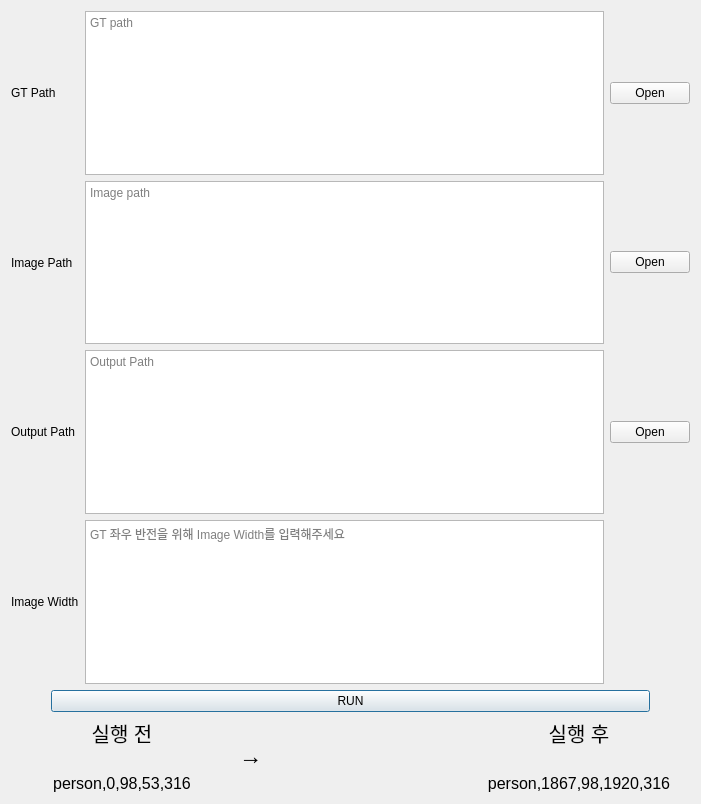
<?xml version="1.0" encoding="UTF-8"?>
<ui version="4.0">
 <class>Dialog_DataFlip</class>
 <widget class="QDialog" name="Dialog_DataFlip">
  <property name="enabled">
   <bool>true</bool>
  </property>
  <property name="geometry">
   <rect>
    <x>0</x>
    <y>0</y>
    <width>701</width>
    <height>804</height>
   </rect>
  </property>
  <property name="windowTitle">
   <string>Flip_Dialog</string>
  </property>
  <property name="modal">
   <bool>false</bool>
  </property>
  <layout class="QGridLayout" name="gridLayout_3">
   <item row="0" column="0" colspan="3">
    <layout class="QGridLayout" name="gridLayout">
     <item row="0" column="0">
      <widget class="QLabel" name="image_label">
       <property name="text">
        <string>GT Path</string>
       </property>
      </widget>
     </item>
     <item row="1" column="1">
      <widget class="QTextEdit" name="image_textEdit">
       <property name="focusPolicy">
        <enum>Qt::NoFocus</enum>
       </property>
       <property name="placeholderText">
        <string>Image path</string>
       </property>
      </widget>
     </item>
     <item row="0" column="1">
      <widget class="QTextEdit" name="gt_textEdit">
       <property name="focusPolicy">
        <enum>Qt::NoFocus</enum>
       </property>
       <property name="placeholderText">
        <string>GT path</string>
       </property>
      </widget>
     </item>
     <item row="2" column="0">
      <widget class="QLabel" name="output_label">
       <property name="text">
        <string>Output Path</string>
       </property>
      </widget>
     </item>
     <item row="2" column="1">
      <widget class="QTextEdit" name="output_textEdit">
       <property name="focusPolicy">
        <enum>Qt::NoFocus</enum>
       </property>
       <property name="placeholderText">
        <string>Output Path</string>
       </property>
      </widget>
     </item>
     <item row="3" column="0">
      <widget class="QLabel" name="image_width_label">
       <property name="toolTip">
        <string>Image Width</string>
       </property>
       <property name="text">
        <string>Image Width</string>
       </property>
      </widget>
     </item>
     <item row="1" column="2">
      <widget class="QPushButton" name="image_fileOpen">
       <property name="focusPolicy">
        <enum>Qt::NoFocus</enum>
       </property>
       <property name="text">
        <string>Open</string>
       </property>
      </widget>
     </item>
     <item row="3" column="1">
      <widget class="QTextEdit" name="image_width_textEdit">
       <property name="placeholderText">
        <string>GT 좌우 반전을 위해 Image Width를 입력해주세요</string>
       </property>
      </widget>
     </item>
     <item row="1" column="0">
      <widget class="QLabel" name="gt_label">
       <property name="text">
        <string>Image Path</string>
       </property>
      </widget>
     </item>
     <item row="0" column="2">
      <widget class="QPushButton" name="gt_fileOpen">
       <property name="focusPolicy">
        <enum>Qt::NoFocus</enum>
       </property>
       <property name="text">
        <string>Open</string>
       </property>
      </widget>
     </item>
     <item row="2" column="2">
      <widget class="QPushButton" name="output_fileOpen">
       <property name="focusPolicy">
        <enum>Qt::NoFocus</enum>
       </property>
       <property name="text">
        <string>Open</string>
       </property>
      </widget>
     </item>
    </layout>
   </item>
   <item row="1" column="0" colspan="3">
    <layout class="QGridLayout" name="gridLayout_2">
     <item row="0" column="2">
      <spacer name="horizontalSpacer">
       <property name="sizeHint" stdset="0">
        <size>
         <width>40</width>
         <height>20</height>
        </size>
       </property>
      </spacer>
     </item>
     <item row="0" column="0">
      <spacer name="horizontalSpacer_2">
       <property name="sizeHint" stdset="0">
        <size>
         <width>40</width>
         <height>20</height>
        </size>
       </property>
      </spacer>
     </item>
     <item row="0" column="1">
      <widget class="QPushButton" name="btn_run">
       <property name="layoutDirection">
        <enum>Qt::LeftToRight</enum>
       </property>
       <property name="text">
        <string>RUN</string>
       </property>
      </widget>
     </item>
    </layout>
   </item>
   <item row="2" column="0">
    <layout class="QVBoxLayout" name="verticalLayout_2">
     <item>
      <widget class="QLabel" name="before_label">
       <property name="font">
        <font>
         <pointsize>15</pointsize>
        </font>
       </property>
       <property name="frameShape">
        <enum>QFrame::NoFrame</enum>
       </property>
       <property name="text">
        <string>실행 전</string>
       </property>
       <property name="alignment">
        <set>Qt::AlignCenter</set>
       </property>
      </widget>
     </item>
     <item>
      <widget class="QLabel" name="ex_label_1">
       <property name="text">
        <string/>
       </property>
       <property name="pixmap">
        <pixmap resource="../Resources/resources.qrc">:/test/KR_20211209_DAY_WALK_FRONT_140_N09027_0458.jpg</pixmap>
       </property>
       <property name="scaledContents">
        <bool>true</bool>
       </property>
      </widget>
     </item>
     <item>
      <widget class="QLabel" name="label_2">
       <property name="font">
        <font>
         <pointsize>12</pointsize>
        </font>
       </property>
       <property name="text">
        <string>person,0,98,53,316</string>
       </property>
       <property name="alignment">
        <set>Qt::AlignCenter</set>
       </property>
       <property name="textInteractionFlags">
        <set>Qt::NoTextInteraction</set>
       </property>
      </widget>
     </item>
    </layout>
   </item>
   <item row="2" column="1">
    <widget class="QLabel" name="label">
     <property name="font">
      <font>
       <pointsize>17</pointsize>
      </font>
     </property>
     <property name="lineWidth">
      <number>1</number>
     </property>
     <property name="midLineWidth">
      <number>-3</number>
     </property>
     <property name="text">
      <string>→</string>
     </property>
    </widget>
   </item>
   <item row="2" column="2">
    <layout class="QVBoxLayout" name="verticalLayout">
     <item>
      <widget class="QLabel" name="after_label">
       <property name="font">
        <font>
         <pointsize>15</pointsize>
        </font>
       </property>
       <property name="text">
        <string>실행 후</string>
       </property>
       <property name="alignment">
        <set>Qt::AlignCenter</set>
       </property>
      </widget>
     </item>
     <item>
      <widget class="QLabel" name="ex_label_2">
       <property name="text">
        <string/>
       </property>
       <property name="pixmap">
        <pixmap resource="../Resources/resources.qrc">:/test/KR_20211209_DAY_WALK_FRONT_140_N09027_0458_flip.jpg</pixmap>
       </property>
       <property name="scaledContents">
        <bool>true</bool>
       </property>
      </widget>
     </item>
     <item>
      <widget class="QLabel" name="label_3">
       <property name="font">
        <font>
         <pointsize>12</pointsize>
        </font>
       </property>
       <property name="text">
        <string>person,1867,98,1920,316</string>
       </property>
       <property name="alignment">
        <set>Qt::AlignCenter</set>
       </property>
      </widget>
     </item>
    </layout>
   </item>
  </layout>
 </widget>
 <tabstops>
  <tabstop>gt_textEdit</tabstop>
  <tabstop>gt_fileOpen</tabstop>
  <tabstop>image_textEdit</tabstop>
  <tabstop>image_fileOpen</tabstop>
  <tabstop>output_textEdit</tabstop>
  <tabstop>output_fileOpen</tabstop>
 </tabstops>
 <resources>
  <include location="../Resources/resources.qrc"/>
 </resources>
 <connections/>
</ui>
